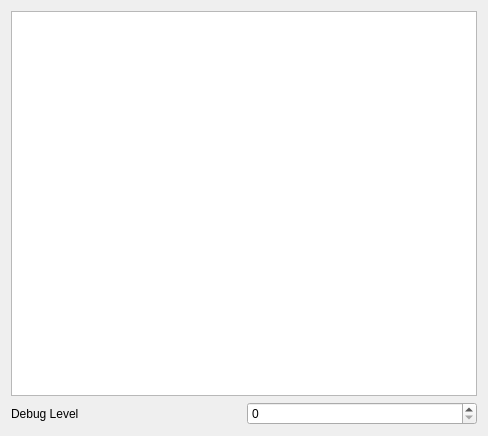
<?xml version="1.0" encoding="UTF-8"?>
<ui version="4.0">
 <class>DoseComInfo</class>
 <widget class="QWidget" name="DoseComInfo">
  <property name="geometry">
   <rect>
    <x>0</x>
    <y>0</y>
    <width>488</width>
    <height>436</height>
   </rect>
  </property>
  <property name="windowTitle">
   <string>DoseCom Info</string>
  </property>
  <property name="toolTip">
   <string>Internal dose_com statistics and information.</string>
  </property>
  <layout class="QVBoxLayout">
   <item>
    <widget class="QPlainTextEdit" name="doseInfo">
     <property name="font">
      <font>
       <family>Monospace</family>
      </font>
     </property>
    </widget>
   </item>
   <item>
    <layout class="QHBoxLayout">
     <item>
      <widget class="QLabel" name="debugLevelLabel">
       <property name="text">
        <string>Debug Level</string>
       </property>
      </widget>
     </item>
     <item>
      <widget class="QDoubleSpinBox" name="debugLevel">
       <property name="toolTip">
        <string>Log level of dose_com. Logs are sent to the low level logger, so be sure to enable that in logging.ini.</string>
       </property>
       <property name="decimals">
        <number>0</number>
       </property>
       <property name="maximum">
        <double>10.000000000000000</double>
       </property>
      </widget>
     </item>
    </layout>
   </item>
  </layout>
 </widget>
 <resources/>
 <connections/>
</ui>
